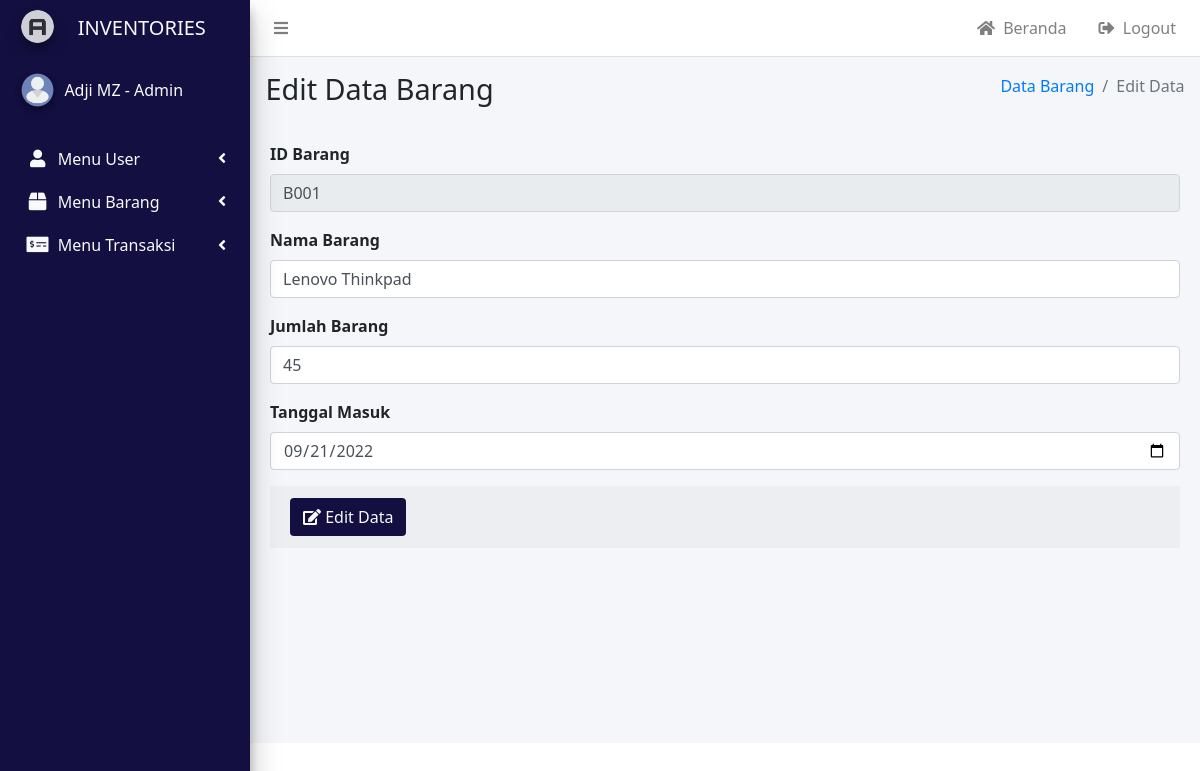
Page /index.php?page=edit_barang&kode=B001 (signed in) on the committed database.
### tables this page shows
CREATE TABLE `tb_barang` (
  `id_barang` varchar(10) NOT NULL,
  `nama_barang` varchar(50) NOT NULL,
  `jumlah_barang` varchar(15) NOT NULL,
  `tanggal_masuk` varchar(20) NOT NULL
);

### page/barang/edit_data_barang.php (the view, shortened to what this page needs)
<?php
	$sql = $mysqli->query("SELECT * FROM tb_barang WHERE id_barang = '$_GET[kode]'");
	$data = mysqli_fetch_assoc($sql);
?>
  <section class="content-header">
    <div class="container-fluid">
      <div class="row">
        <div class="col-sm-6">
          <h1>Edit Data Barang</h1>
        </div>
        <div class="col-sm-6">
          <ol class="breadcrumb float-sm-right">
            <li class="breadcrumb-item"><a href="index.php?page=data_barang">Data Barang</a></li>
            <li class="breadcrumb-item active">Edit Data</li>
          </ol>
        </div>
      </div>
    </div>
  </section>
<form role="form" method="post">
	<div class="card-body">
	  <div class="form-group">
	    <label for="exampleInputEmail1">ID Barang</label>
	    <input type="Text" class="form-control" placeholder="Masukan ID" name="id_barang" value="<?= $data['id_barang']; ?>" disabled>
	  </div>
	  <div class="form-group">
	    <label for="exampleInputEmail1">Nama Barang</label>
	    <input type="Text" class="form-control" placeholder="Masukan Nama" name="nama_barang" value="<?= $data['nama_barang']; ?>">
	  </div>
	  <div class="form-group">
	    <label for="exampleInputEmail1">Jumlah Barang</label>
	    <input type="Text" class="form-control" placeholder="Masukan Nama" name="jml_barang" value="<?= $data['jumlah_barang']; ?>">
	  </div>
	  <div class="form-group">
	    <label for="exampleInputEmail1">Tanggal Masuk</label>
	    <input type="date" class="form-control" placeholder="Masukan Status" name="tgl_masuk" value="<?= $data['tanggal_masuk']; ?>">
	  </div>
	<div class="card-footer">
	  <button type="submit" class="btn text-light" style="background-color: #130f40;" onclick="return confirm('Edit data?');" name="edit"><i class="fa fa-edit"></i> Edit Data</button>
	</div>
</form>

### index.php (style rules this page uses)
* { font-family: Calibri, Candara, Segoe, "Segoe UI", Optima, Arial, sans-serif; }

### rows in the picture
tb_barang: id_barang "B001", nama_barang "Lenovo Thinkpad", jml_barang "45", tgl_masuk "09/21/2022"

### other values in the picture
$id_nama "Adji MZ"
$id_status "Admin"
